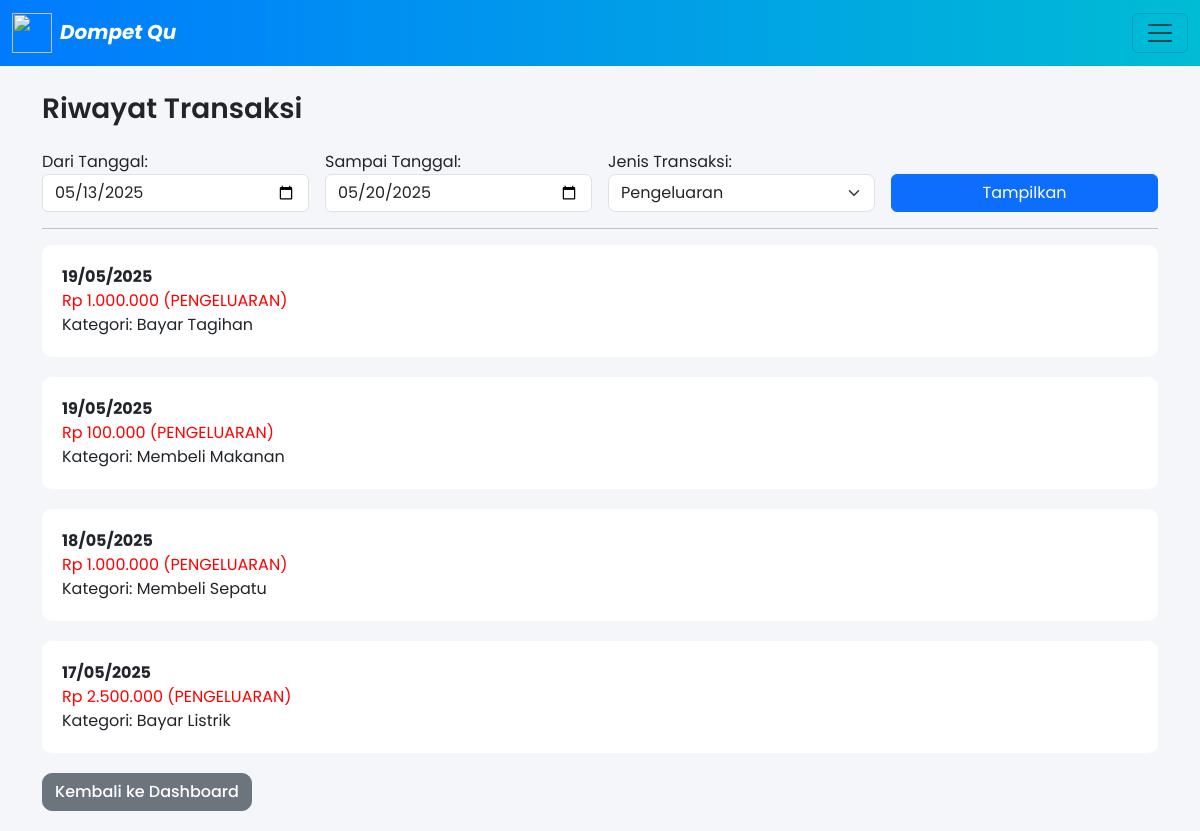
Page /klmpk4_catatan_keungan_pribadi/riwayat_mutasi.php?tipe=pengeluaran (signed in) on the committed database.
### tables this page shows
CREATE TABLE `saldo` (
  `id` int NOT NULL,
  `tipe` enum('pemasukan','pengeluaran') DEFAULT NULL,
  `kategori` varchar(100) DEFAULT NULL,
  `jumlah` int DEFAULT NULL,
  `tanggal` date DEFAULT NULL
);

### klmpk4_catatan_keungan_pribadi/riwayat_mutasi.php (the view, shortened to what this page needs)
<?php
$conn = new mysqli("localhost", "root", "", "auth_faril");
$tipe = $_GET['tipe'] ?? 'semua';
$dari = $_GET['dari'] ?? date('Y-m-d', strtotime('-7 days'));
$sampai = $_GET['sampai'] ?? date('Y-m-d');
$query = "SELECT * FROM saldo WHERE tanggal BETWEEN ? AND ?";
$params = [$dari, $sampai];
$types = "ss";
if ($tipe !== 'semua') {
    $query .= " AND tipe = ?";
    $params[] = $tipe;
    $types .= "s";
}
$query .= " ORDER BY tanggal DESC";
$stmt = $conn->prepare($query);
$stmt->bind_param($types, ...$params);
$stmt->execute();
$result = $stmt->get_result();
?>
<!DOCTYPE html>
<html lang="id">
<head>
  <link href="https://cdn.jsdelivr.net/npm/bootstrap@5.3.5/dist/css/bootstrap.min.css" rel="stylesheet">
  <link href="https://cdn.jsdelivr.net/npm/bootstrap-icons@1.10.5/font/bootstrap-icons.css" rel="stylesheet">
</head>
<body>
<nav class="navbar bg-light fixed-top">
  <div class="container-fluid">
    <a class="navbar-brand" href="#" style="font-style: italic; font-weight: bold;">
    <img src="img/a.png" width="40" height="40" class="me-2">Dompet Qu</a>
    <button class="navbar-toggler" type="button" data-bs-toggle="offcanvas" data-bs-target="#offcanvasNavbar">
      <span class="navbar-toggler-icon"></span>
    </button>
  </div>
</nav><br>
<div class="container mt-5" >
  <h3 class="mb-4">Riwayat Transaksi</h3>
  <form method="get" class="row g-3">
    <div class="col-md-3">
      <label>Dari Tanggal:</label>
      <input type="date" name="dari" class="form-control" value="<?= $dari ?>" max="<?= date('Y-m-d') ?>">
    </div>
    <div class="col-md-3">
      <label>Sampai Tanggal:</label>
      <input type="date" name="sampai" class="form-control" value="<?= $sampai ?>" max="<?= date('Y-m-d') ?>">
    </div>
    <div class="col-md-3">
      <label>Jenis Transaksi:</label>
      <select name="tipe" class="form-select">
        <option value="pengeluaran" <?= $tipe === 'pengeluaran' ? 'selected' : '' ?>>Pengeluaran</option>
      </select>
    </div>
    <div class="col-md-3 align-self-end">
      <button type="submit" class="btn btn-primary w-100">Tampilkan</button>
    </div>
  </form>
  <hr>
  <?php if ($result->num_rows > 0): ?>
    <?php while ($row = $result->fetch_assoc()): ?>
      <div class="mutasi-box">
        <div class="tanggal"><?= date('d/m/Y', strtotime($row['tanggal'])) ?></div>
        <div class="<?= $row['tipe'] === 'pengeluaran' ? 'debit' : 'kredit' ?>">
          Rp <?= number_format($row['jumlah'], 0, ',', '.') ?>
          (<?= strtoupper($row['tipe']) ?>)
        </div>
        <div>Kategori: <?= htmlspecialchars($row['kategori']) ?></div>
      </div>
    <?php endwhile; ?>
  <?php else: ?>
    <div class="alert alert-warning">Tidak ada transaksi ditemukan pada periode tersebut.</div>
  <?php endif; ?>
  <a href="dashboard.php" class="btn btn-secondary">Kembali ke Dashboard</a>
</div>
</body>
</html>

### klmpk4_catatan_keungan_pribadi/riwayat_mutasi.php (style rules this page uses)
body { background-color: #f5f5f5; padding: 20px; font-family: sans-serif; }
.mutasi-box { background: white; padding: 20px; border-radius: 10px; margin-bottom: 20px; }
.debit { color: red; }
.tanggal { font-weight: bold; font-size: 16px; }
body { background-color: #f4f6fa; font-family: 'Poppins', sans-serif; }
.btn-secondary { border-radius: 10px; font-weight: 500; }
h3 { font-weight: 600; margin-bottom: 20px; }
select.form-select { border-radius: 8px; }
.navbar { background: linear-gradient(to right, #007bff, #00bcd4); }
.navbar-brand { color: white !important; font-style: italic; font-weight: bold; }

### rows in the picture
saldo: tanggal "19/05/2025", jumlah "1.000.000", tipe "PENGELUARAN", kategori "Bayar Tagihan"
saldo: tanggal "19/05/2025", jumlah "100.000", tipe "PENGELUARAN", kategori "Membeli Makanan"
saldo: tanggal "18/05/2025", jumlah "1.000.000", tipe "PENGELUARAN", kategori "Membeli Sepatu"
saldo: tanggal "17/05/2025", jumlah "2.500.000", tipe "PENGELUARAN", kategori "Bayar Listrik"
